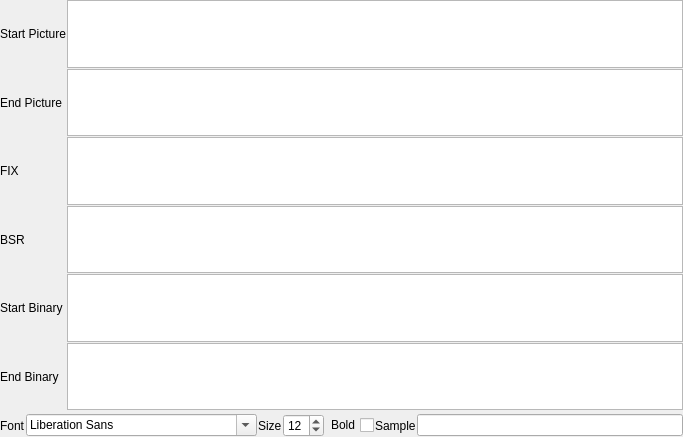
<?xml version="1.0" encoding="UTF-8"?>
<ui version="4.0">
 <class>waterfallConfig</class>
 <widget class="QWidget" name="waterfallConfig">
  <property name="geometry">
   <rect>
    <x>0</x>
    <y>0</y>
    <width>683</width>
    <height>437</height>
   </rect>
  </property>
  <property name="windowTitle">
   <string>Form</string>
  </property>
  <layout class="QVBoxLayout" name="verticalLayout" stretch="1,0,0">
   <property name="spacing">
    <number>1</number>
   </property>
   <property name="leftMargin">
    <number>0</number>
   </property>
   <property name="topMargin">
    <number>0</number>
   </property>
   <property name="rightMargin">
    <number>0</number>
   </property>
   <property name="bottomMargin">
    <number>0</number>
   </property>
   <item>
    <layout class="QGridLayout" name="gridLayout" rowstretch="0,0,0,0,0,0" columnstretch="0,1" columnminimumwidth="0,0">
     <item row="2" column="0">
      <widget class="QLabel" name="fixLabel">
       <property name="minimumSize">
        <size>
         <width>0</width>
         <height>0</height>
        </size>
       </property>
       <property name="text">
        <string>FIX</string>
       </property>
       <property name="wordWrap">
        <bool>false</bool>
       </property>
      </widget>
     </item>
     <item row="4" column="0">
      <widget class="QLabel" name="binLabel_1">
       <property name="text">
        <string>Start Binary</string>
       </property>
      </widget>
     </item>
     <item row="3" column="0">
      <widget class="QLabel" name="bsrLabel">
       <property name="minimumSize">
        <size>
         <width>0</width>
         <height>0</height>
        </size>
       </property>
       <property name="text">
        <string>BSR</string>
       </property>
       <property name="wordWrap">
        <bool>false</bool>
       </property>
      </widget>
     </item>
     <item row="2" column="1">
      <widget class="QPlainTextEdit" name="fixTextEdit">
       <property name="sizePolicy">
        <sizepolicy hsizetype="Preferred" vsizetype="Ignored">
         <horstretch>0</horstretch>
         <verstretch>0</verstretch>
        </sizepolicy>
       </property>
      </widget>
     </item>
     <item row="1" column="1">
      <widget class="QPlainTextEdit" name="endPicTextEdit">
       <property name="sizePolicy">
        <sizepolicy hsizetype="Preferred" vsizetype="Ignored">
         <horstretch>0</horstretch>
         <verstretch>0</verstretch>
        </sizepolicy>
       </property>
      </widget>
     </item>
     <item row="1" column="0">
      <widget class="QLabel" name="pictureLabel_2">
       <property name="minimumSize">
        <size>
         <width>0</width>
         <height>0</height>
        </size>
       </property>
       <property name="text">
        <string>End Picture</string>
       </property>
       <property name="wordWrap">
        <bool>false</bool>
       </property>
      </widget>
     </item>
     <item row="0" column="1">
      <widget class="QPlainTextEdit" name="startPicTextEdit">
       <property name="sizePolicy">
        <sizepolicy hsizetype="Preferred" vsizetype="Ignored">
         <horstretch>0</horstretch>
         <verstretch>0</verstretch>
        </sizepolicy>
       </property>
       <property name="maximumSize">
        <size>
         <width>16777215</width>
         <height>16777215</height>
        </size>
       </property>
       <property name="lineWidth">
        <number>2</number>
       </property>
       <property name="midLineWidth">
        <number>1</number>
       </property>
      </widget>
     </item>
     <item row="0" column="0">
      <widget class="QLabel" name="pictureLabel">
       <property name="minimumSize">
        <size>
         <width>0</width>
         <height>0</height>
        </size>
       </property>
       <property name="text">
        <string>Start Picture</string>
       </property>
       <property name="wordWrap">
        <bool>false</bool>
       </property>
      </widget>
     </item>
     <item row="3" column="1">
      <widget class="QPlainTextEdit" name="bsrTextEdit">
       <property name="sizePolicy">
        <sizepolicy hsizetype="Preferred" vsizetype="Ignored">
         <horstretch>0</horstretch>
         <verstretch>0</verstretch>
        </sizepolicy>
       </property>
      </widget>
     </item>
     <item row="4" column="1">
      <widget class="QPlainTextEdit" name="startBinTextEdit">
       <property name="sizePolicy">
        <sizepolicy hsizetype="Preferred" vsizetype="Ignored">
         <horstretch>0</horstretch>
         <verstretch>0</verstretch>
        </sizepolicy>
       </property>
       <property name="minimumSize">
        <size>
         <width>0</width>
         <height>0</height>
        </size>
       </property>
      </widget>
     </item>
     <item row="5" column="0">
      <widget class="QLabel" name="binLabel_2">
       <property name="text">
        <string>End Binary</string>
       </property>
      </widget>
     </item>
     <item row="5" column="1">
      <widget class="QPlainTextEdit" name="endBinTextEdit">
       <property name="sizePolicy">
        <sizepolicy hsizetype="Preferred" vsizetype="Ignored">
         <horstretch>0</horstretch>
         <verstretch>0</verstretch>
        </sizepolicy>
       </property>
       <property name="minimumSize">
        <size>
         <width>0</width>
         <height>0</height>
        </size>
       </property>
      </widget>
     </item>
    </layout>
   </item>
   <item>
    <spacer name="verticalSpacer">
     <property name="orientation">
      <enum>Qt::Vertical</enum>
     </property>
     <property name="sizeHint" stdset="0">
      <size>
       <width>20</width>
       <height>3</height>
      </size>
     </property>
    </spacer>
   </item>
   <item>
    <layout class="QHBoxLayout" name="horizontalLayout">
     <item>
      <widget class="QLabel" name="fontLabel">
       <property name="text">
        <string>Font</string>
       </property>
      </widget>
     </item>
     <item>
      <widget class="QFontComboBox" name="fontComboBox"/>
     </item>
     <item>
      <widget class="QLabel" name="sizeLabel">
       <property name="text">
        <string>Size</string>
       </property>
      </widget>
     </item>
     <item>
      <widget class="QSpinBox" name="sizeSpinBox">
       <property name="minimum">
        <number>8</number>
       </property>
       <property name="value">
        <number>12</number>
       </property>
      </widget>
     </item>
     <item>
      <widget class="QCheckBox" name="boldCheckBox">
       <property name="layoutDirection">
        <enum>Qt::RightToLeft</enum>
       </property>
       <property name="text">
        <string>Bold</string>
       </property>
      </widget>
     </item>
     <item>
      <widget class="QLabel" name="sampleLabel">
       <property name="text">
        <string>Sample</string>
       </property>
      </widget>
     </item>
     <item>
      <widget class="QLineEdit" name="sampleLineEdit"/>
     </item>
    </layout>
   </item>
  </layout>
  <zorder>fontLabel</zorder>
  <zorder>fontLabel</zorder>
 </widget>
 <resources/>
 <connections/>
</ui>
